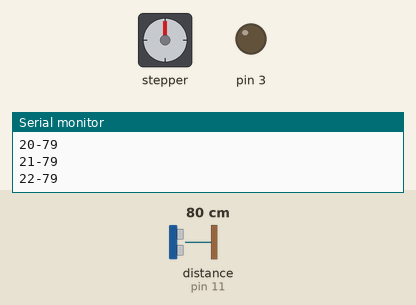
Recording of a sketch running on a simulated Arduino Uno, built with avr-gcc and run on an emulated ATmega328P. On the bench: stepper motor, output pins drawn as LEDs (lit = HIGH), the last lines printed to the serial monitor. Wiring (inferred from the names in the program): ultrasonic range finder: trigger pin 10; echo pin 11. The inputs (shaded band) are chosen by the test bench; at power-on: distance to the obstacle (sensor on pin 11) 80 cm. The echo pulse lasts 58.3 µs per cm; stepper angles assume 22 steps per turn; pins used as bus, display or sensor lines are not drawn.

Above: at 0.75 s.
At 1.2 s:
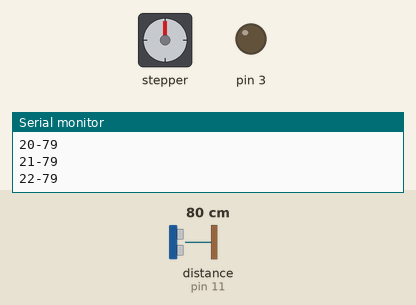
1.3 s: distance to the obstacle (sensor on pin 11) set to 2 cm
At 4.59 s:
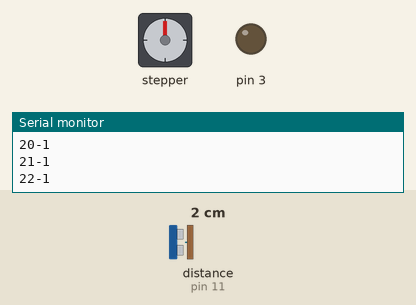
7.3 s: distance to the obstacle (sensor on pin 11) set to 299 cm
Timing chart, 0 to 16.3 s (numbered marks = the images above; inputs shaded):
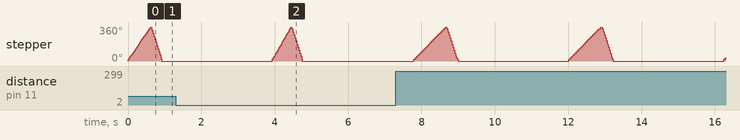

The sketch:

IRsendNECserialrobotBasic.ino
```cpp
#define trigPin1 10
#define echoPin1 11

long duration, distance, Sensor ;


#include <IRremote.h>
int delayTime = 10;
IRsend irsend;
#include <Stepper.h>

const int stepsPerRevolution = 22;  // change this to fit the number of steps per revolution
Stepper myStepper(stepsPerRevolution, 7, 5, 6, 8);

void setup()
{

  Serial.begin(38400);

  myStepper.setSpeed(5);
  pinMode(trigPin1, OUTPUT);
  pinMode(echoPin1, INPUT);
  pinMode(3, OUTPUT);
  digitalWrite(3, LOW);

}

void loop() {
  SonarSensor(trigPin1, echoPin1);
  Sensor = distance;

  Sensor = map(Sensor, 0, 400, 1000, 1400);

    myStepper.setSpeed(1000);
    for (int j = 1; j < 23; j++) {
      myStepper.step(1);
      SonarSensor(trigPin1, echoPin1);
      delay(20);
      Serial.print(j);
      Serial.print("-");
      Serial.println(distance);
    }

    myStepper.setSpeed(200);
    for (int j = 1; j < 23; j++) {
      myStepper.step(-1);
    }

    delay(3000);

  if (Serial.available() > 0) {
    int inByte = Serial.read();

    switch (inByte) {

      case 'f':
        for (int i = 0; i < 1; i++) {
          irsend.sendNEC(0x2AD5C837, 32);
          delay(delayTime);
        }
        break;

      case 'l':
        for (int i = 0; i < 1; i++) {
          irsend.sendNEC(0x2AD5F00F, 32);
          delay(delayTime);
        }
        break;

      case 'r':
        for (int i = 0; i < 1; i++) {
          irsend.sendNEC(0x2AD5E01F, 32);
          delay(delayTime);
        }
        break;


      case 'p':
        for (int i = 0; i < 1; i++) {
          irsend.sendNEC(0x2AD5807F, 32);
          delay(delayTime);
        }
        break;


      case 'w':
        for (int i = 0; i < 1; i++) {
          irsend.sendNEC(0x2AD5609F, 32);
          delay(delayTime);
        }
        break;


      case 'a':
        for (int i = 0; i < 1; i++) {
          irsend.sendNEC(0x2AD550AF, 32);
          delay(delayTime);
        }
        break;


      case 's':
        for (int i = 0; i < 1; i++) {
          irsend.sendNEC(0x2AD5D02F, 32);
          delay(delayTime);
        }
        break;


      case 'h':
        for (int i = 0; i < 1; i++) {
          irsend.sendNEC(0x2AD5708F, 32);
          delay(delayTime);
        }

    }
    Serial.print(Sensor);
    delay(delayTime);

  }
}

void SonarSensor(int trigPin, int echoPin)
{
  digitalWrite(trigPin, LOW);
  delayMicroseconds(6);
  digitalWrite(trigPin, HIGH);
  delayMicroseconds(10);
  digitalWrite(trigPin, LOW);
  duration = pulseIn(echoPin, HIGH);

  distance = (duration / 2) / 29.1;
}
```
